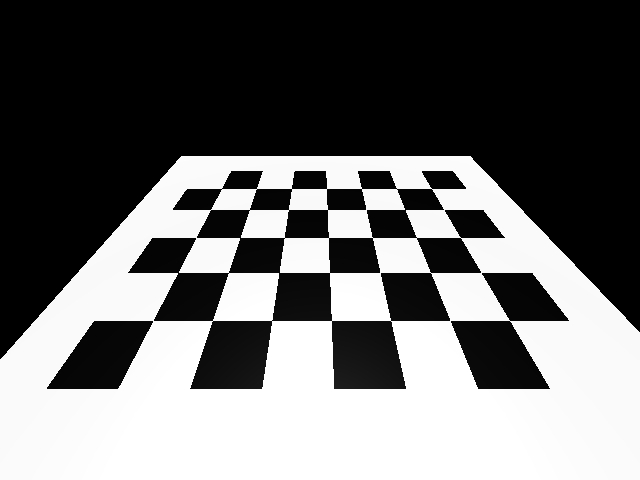
#> input picture calibration/1721988556.389477.png, 640 x 480 px; its folder holds 5 pictures in this run
$ python calibration.py
#> lines starting #> are read from the running program, lines starting #| are printed output that depends on the picture; after the words box and inside, x2 and y2 are one past the last pixel; in counts of white or black regions, pixels touching at a corner belong together; long printed decimals are rounded
import cv2
import numpy as np
import os
import glob


# Defining the dimensions of checkerboard
CHECKERBOARD = (5,7)
criteria = (cv2.TERM_CRITERIA_EPS + cv2.TERM_CRITERIA_MAX_ITER, 30, 0.001)

# Creating vector to store vectors of 3D points for each checkerboard image
objpoints = []
# Creating vector to store vectors of 2D points for each checkerboard image
imgpoints = []


# Defining the world coordinates for 3D points
objp = np.zeros((1, CHECKERBOARD[0] * CHECKERBOARD[1], 3), np.float32)
objp[0,:,:2] = np.mgrid[0:CHECKERBOARD[0], 0:CHECKERBOARD[1]].T.reshape(-1, 2)
prev_img_shape = None

# Extracting path of individual image stored in a given directory
images = glob.glob('./calibration/*.png')
for fname in images:
    img = cv2.imread(fname)
#> img is the input picture: shape (480, 640, 3); min 0, max 255, mean 106.9
    gray = cv2.cvtColor(img,cv2.COLOR_BGR2GRAY)
    # Find the chess board corners
    # If desired number of corners are found in the image then ret = true
    ret, corners = cv2.findChessboardCorners(gray, CHECKERBOARD, cv2.CALIB_CB_ADAPTIVE_THRESH + cv2.CALIB_CB_FAST_CHECK + cv2.CALIB_CB_NORMALIZE_IMAGE)
#> ret = True; corners = 35 rows, first 8: [153, 320.5], [178, 272.5], [196.1, 237.5], [210.5, 209.5], [221.5, 188.5], [212.2, 320.6], [228.2, 272.6], [240, 237.5]

    """
    If desired number of corner are detected,
    we refine the pixel coordinates and display
    them on the images of checker board
    """
    if ret == True:
        objpoints.append(objp)
        # refining pixel coordinates for given 2d points.
        corners2 = cv2.cornerSubPix(gray, corners, (11,11),(-1,-1), criteria)
#> corners2 = 35 rows, first 8: [153.1, 320.5], [178, 272.5], [196, 237.5], [210.5, 209.5], [221.5, 188.5], [212.3, 320.5], [228.3, 272.5], [240, 237.5]

        imgpoints.append(corners2)

        # Draw and display the corners
        img = cv2.drawChessboardCorners(img, CHECKERBOARD, corners2, ret)
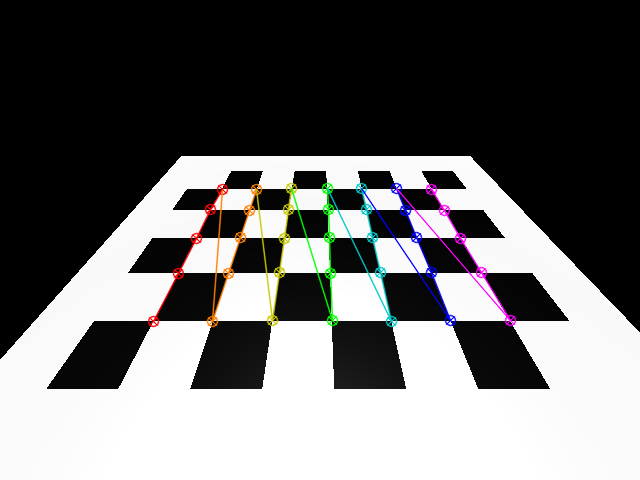
#> img: shape (480, 640, 3); 2.65% of pixels changed, all inside (x1, y1, x2, y2) = (147, 182, 517, 328)
#> pass 2 of the loop `for fname in images:`:
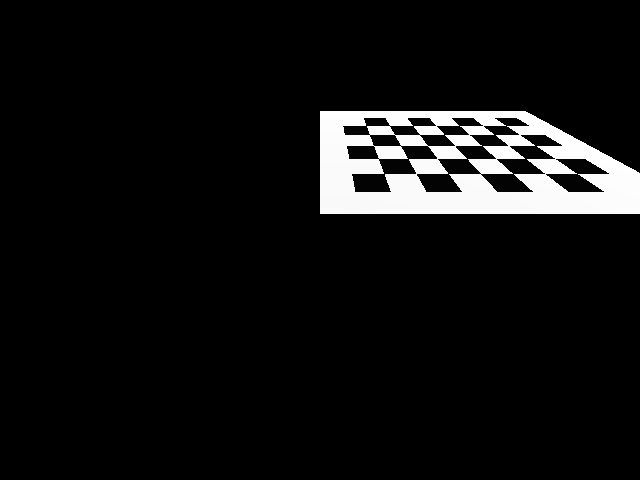
#> input picture calibration/1721988561.5039651.png, 640 x 480 px
#> img is the input picture: shape (480, 640, 3); min 0, max 255, mean 17.2
#> `ret, corners = cv2.findChessboardCorners(gray, CHECKERBOARD, cv2.CALIB..`: corners = 35 rows, first 8: [384.2, 173.6], [378.2, 158.4], [373.5, 145.5], [369.2, 134.4], [365.8, 125.4], [416, 173.5], [407.9, 158.7], [400.5, 145.5]
#> `corners2 = cv2.cornerSubPix(gray, corners, (11,11),(-1,-1), criteria)`: corners2 = 35 rows, first 8: [383.8, 173.5], [378.3, 158.5], [371.4, 139.8], [366.2, 126.9], [366.2, 126.9], [416.2, 173.5], [407.7, 158.5], [397.5, 139.9]
#> `img = cv2.drawChessboardCorners(img, CHECKERBOARD, corners2, ret)`:
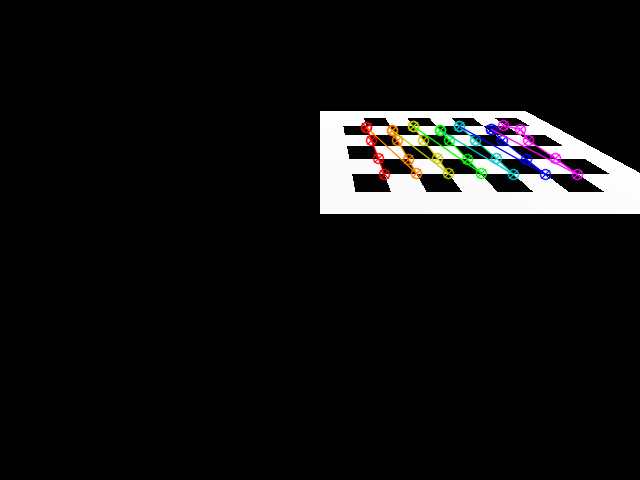
#> img: shape (480, 640, 3); 1.5% of pixels changed, all inside (x1, y1, x2, y2) = (360, 119, 584, 181)
#> pass 3 of the loop `for fname in images:`:
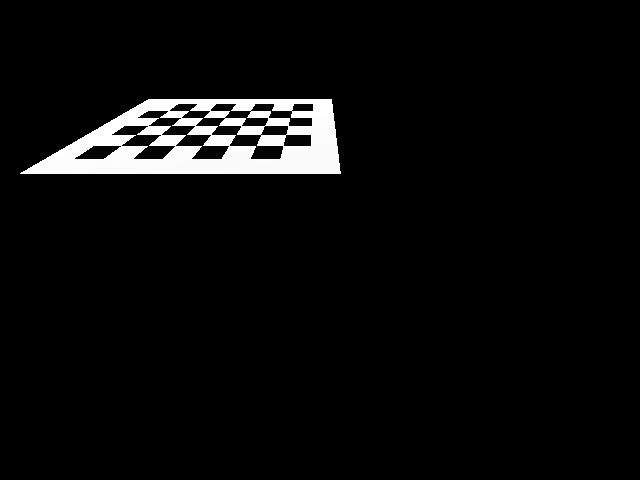
#> input picture calibration/1721988570.4895365.png, 640 x 480 px
#> img is the input picture: shape (480, 640, 3); min 0, max 255, mean 11.2
#> `ret, corners = cv2.findChessboardCorners(gray, CHECKERBOARD, cv2.CALIB..`: corners = 35 rows, first 8: [291.6, 110.5], [290, 117.5], [288.1, 125.5], [285.6, 134.5], [283.1, 145.5], [270.8, 110.6], [267.8, 117.6], [264.4, 125.5]
#> `corners2 = cv2.cornerSubPix(gray, corners, (11,11),(-1,-1), criteria)`: corners2 = 35 rows, first 8: [290.4, 113], [289.5, 117.5], [288.5, 125.3], [287.4, 129.9], [283.8, 139.9], [270.7, 111.6], [268.5, 117.4], [265.3, 125.1]
#> `img = cv2.drawChessboardCorners(img, CHECKERBOARD, corners2, ret)`:
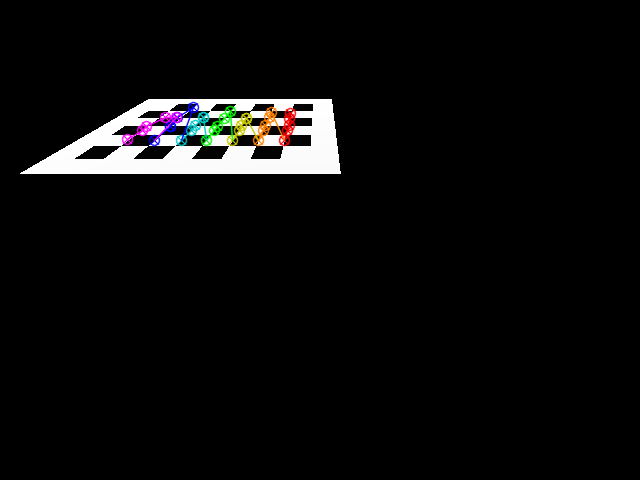
#> img: shape (480, 640, 3); 1.11% of pixels changed, all inside (x1, y1, x2, y2) = (121, 101, 297, 147)
#> the loop made 5 passes; the first 3 are shown

    # cv2.imshow('img',img)
    # cv2.waitKey(0)

cv2.destroyAllWindows()

h,w = img.shape[:2]
#> h = 480; w = 640

"""
Performing camera calibration by
passing the value of known 3D points (objpoints)
and corresponding pixel coordinates of the
detected corners (imgpoints)
"""
ret, mtx, dist, rvecs, tvecs = cv2.calibrateCamera(objpoints, imgpoints, gray.shape[::-1], None, None)

np.savez(
    "calibration/CalibrationMatrix_college_cpt",
    Camera_matrix=mtx,
    distCoeff=dist,
    RotationalV=rvecs,
    TranslationV=tvecs,
)

# generate the src and destination points for birds eye warp from image995.png
img = cv2.imread('./calibration/1721989141.983419.png')
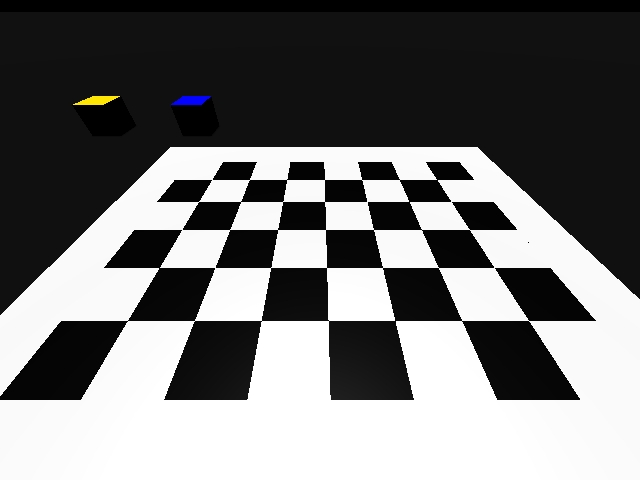
#> input picture calibration/1721989141.983419.png, 640 x 480 px, found by its file name
#> img is the input picture: shape (480, 640, 3); mean B, G, R 114.7, 114.7, 114.7

# undistort the image based on previous calibration
# img = cv2.undistort(img, mtx, dist, None)

# detect checkerboard corners
gray = cv2.cvtColor(img,cv2.COLOR_BGR2GRAY)
ret, corners = cv2.findChessboardCorners(gray, CHECKERBOARD, cv2.CALIB_CB_ADAPTIVE_THRESH + cv2.CALIB_CB_FAST_CHECK + cv2.CALIB_CB_NORMALIZE_IMAGE)
#> corners = 35 rows, first 8: [127.7, 320.4], [159.1, 267.7], [181.9, 229.3], [198.3, 201.6], [211.9, 179.3], [194.3, 320.5], [215.2, 267.4], [229.7, 229.5]
corners2 = cv2.cornerSubPix(gray, corners, (11,11),(-1,-1), criteria)
#> corners2 = 35 rows, first 8: [127.4, 320.5], [159.2, 267.5], [181.7, 229.5], [198.6, 201.5], [211.8, 179.5], [194.3, 320.5], [214.8, 267.5], [229.8, 229.5]
# get the perspective transform matrix
# get the outermost corners
print(corners2)
#> (printed output is left out)
output_width = 640
output_height = 480

ow2 = output_width/8
oh2 = output_height/8

src = np.float32([corners2[0], corners2[CHECKERBOARD[0]-1], corners2[-1], corners2[-CHECKERBOARD[0]]])
#> src = [[127.4, 320.5], [211.8, 179.5], [436.8, 179.5], [528.6, 320.5]]
dst = np.float32([[ow2*2, oh2*5], [ow2, oh2*5], [ow2, oh2*3], [ow2*2, oh2*3]])
# draw the points on the original image
for point in src:
    cv2.circle(img, (int(point[0][0]), int(point[0][1])), 5, (0, 0, 255), 1)
#> this loop made 4 passes
#> img: shape (480, 640, 3); 0.04% of pixels changed, all inside (x1, y1, x2, y2) = (122, 174, 534, 326)
cv2.imshow('img', img)
cv2.waitKey(0)
print("gp")
print(src)
#| [[[127.424 320.482]]
#|  [[211.770 179.4849 ]]
#|  [[436.796 179.519]]
#|  [[528.5727  320.488]]]
print("sef")
print(dst)
# print(dst)
M = cv2.getPerspectiveTransform(src, dst)
#> M = [[-0.0728, 360.3, -44844.8], [-132.1, 333.2, 42409.7], [-0.000441, 1.37, 1]]
# warp the image
warped = cv2.warpPerspective(img, M, (output_width, output_height))
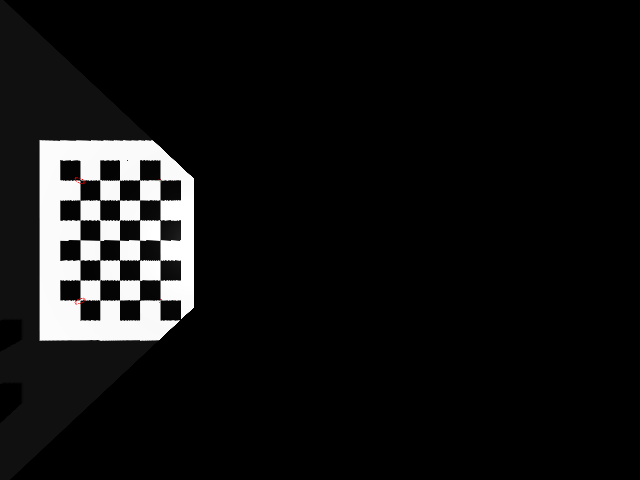
#> warped: shape (480, 640, 3); mean B, G, R 17.9, 17.9, 18
# resize the warped image so it fits on the screen
warped = cv2.resize(warped, (640, 480))
cv2.imshow('warped', warped)
cv2.waitKey(0)

# save the perspective transform matrix
np.savez(
    "calibration/BirdsEyeMatrix_college_cpt",
    M=M
)
